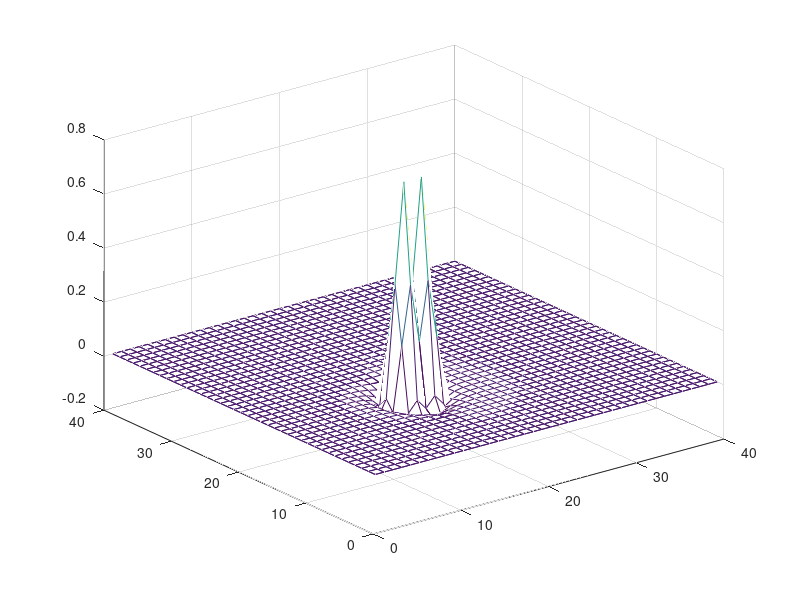
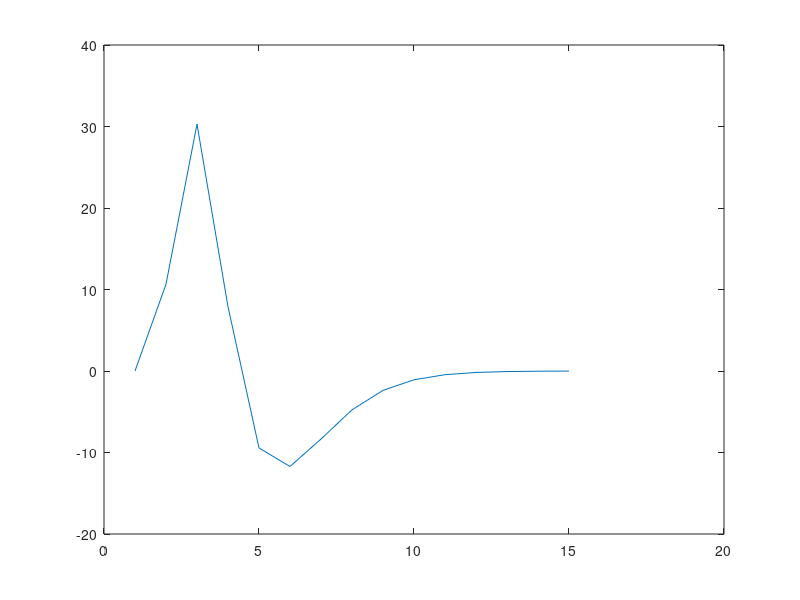

Reproduce these figures in MATLAB, in order. (Note: this script raises an error after producing the figures.)
%% stimulus: binary BW 1800 s

movie_rate = 30;
T = 1800; % in sec i.e. 30min
movie_size = movie_rate*T;
movie_height = 40;
movie_width = 40;
depth = 15;
movie = rand(movie_height, movie_width, movie_size);
movie(movie<.5) = 0;
movie(movie>=.5) = 1;

%% generate linear filter

x = 1:movie_width;
y = 1:movie_height;
[XX, YY] = meshgrid(x, y);
A1 = 1;
A2 = 0.2;
sigma_c = 1;
sigma_s = 2;
x1 = 15;
y1 = 15;
sf1 = A1*exp(-((XX-x1).^2+(YY-y1).^2)/(2*sigma_c^2)) - A2*exp(-((XX-x1).^2+(YY-y1).^2)/(2*sigma_s^2));
Ds1 = repmat(sf1, [1, 1, 15]);

x2 = 17;
y2 = 15;
sf2 = A1*exp(-((XX-x2).^2+(YY-y2).^2)/(2*sigma_c^2)) - A2*exp(-((XX-x2).^2+(YY-y2).^2)/(2*sigma_s^2));
Ds2 = repmat(sf2, [1, 1, 15]);

figure;
mesh(sf1);
hold on
mesh(sf2);

p1 = 35;
p2 = 15;
tau1 = 2/30;
tau2 = 4/30;
n = 6;
dt = 1/30;
t = 0:dt:0.5;
t = t(1:depth);

tf = zeros(1, 1, depth);
tf(1, 1, :) = p1*(t/tau1).^n.*exp(-n*(t/tau1-1)) - p2*(t/tau2).^n.*exp(-n*(t/tau2-1));
Dt = repmat(tf, [movie_width movie_height 1]);

figure
plot(squeeze(tf))

D1 = Ds1.*Dt;
D2 = Ds2.*Dt;

%% generate response
D1r = zeros(movie_width, movie_height, depth);
for i = 1:depth
    D1r(:, :, i) = D1(:, :, depth+1-i);
end

n = movie_size-depth+1;
r1 = zeros(1, n);
for i = 1:n
    r_temp = movie(:, :, i:i+depth-1).*D1r;
    r1(i) = sum(r_temp(:));
end
r1(r1<0) = 0; % add non-linearity



D2r = zeros(movie_width, movie_height, depth);
for i = 1:15
    D2r(:, :, i) = D2(:, :, depth+1-i);
end

r2 = zeros(1, n);
for i = 1:n
    r_temp = movie(:, :, i:i+depth-1).*D2r;
    r2(i) = sum(r_temp(:));
end
r2(r2<0) = 0; % add non-linearity


%% generate spike trains

dt = 1/900;
N = T/dt;
r1r = repmat(r1, 30, 1);
r1r = reshape(r1r, 1, n*30);
spike1 = r1r*dt>rand(1, n*30);

r2r = repmat(r2, 30, 1);
r2r = reshape(r2r, 1, n*30);
spike2 = r2r*dt>rand(1, n*30);

frame_id1 = ceil(find(spike1 == 1)/30)+depth-1;
frame_id2 = ceil(find(spike2 == 1)/30)+depth-1;

spike_time1 = find(spike1 == 1)*dt;
spike_time2 = find(spike2 == 1)*dt;


%% calculate one-cell-sta

sts1 = zeros(movie_width, movie_height, length(frame_id1), depth);
for m = 1:depth
    sts1(:, :, :, m) = movie(:, :, frame_id1-15+m);
end
sta1 = mean(sts1, 3);
sta1 = sta1-mean(sta1(:));

sts2 = zeros(movie_width, movie_height, length(frame_id2), depth);
for m = 1:depth
    sts2(:, :, :, m) = movie(:, :, frame_id2-15+m);
end
sta2 = mean(sts2, 3);
sta2 = sta2-mean(sta2(:));

% figure;
% for h = 1:depth
%     colormap gray
%     imagesc(sta1(:, :, 1, h));
%     pause
% end


%% calculate two-cell-sta
interval = 0.03;
train_size = length(spike_time1);
T = [];
for i = 1:train_size
    p = find(spike_time2<spike_time1(i)+interval & spike_time2>spike_time1(i)-interval);
    if isempty(p) == 0;
       for j = 1: length(p);
           t = min(spike_time1(i), spike_time2(p(j)));
           T = [T; t];               
       end
                              
    end
end
T = sort(T);
delta = T(2:end) - T(1:end-1);
delta(delta ~= 0) = 1;
delta = [1; delta];
T = T.*delta;
T(T == 0) = [];

frame_id = ceil(T*movie_rate)+depth-1;
sts = zeros(movie_width, movie_height, length(frame_id), depth);
for m = 1:depth
    sts(:, :, :, m) = movie(:, :, frame_id-15+m);
end
sta = mean(sts, 3);
sta = sta-mean(sta(:));

% figure;
% for h = 1:depth
%     colormap gray
%     imagesc(sta(:, :, 1, h));
%     pause
% end

%% fit sta
opt = struct('fit_surround_amp_scale', true, 'fit_surround_sd_scale', true, 'verbose', true);
sta_temp = fit_sta(sta1, opt);
fit_para1 = zeros(1, 5);
fit_para1(1) = sta_temp.center_point_x;
fit_para1(2) = sta_temp.center_point_y;
fit_para1(3) = sta_temp.center_sd_x;
fit_para1(4) = sta_temp.center_sd_y;
fit_para1(5) = sta_temp.center_rotation_angle;

sta_temp = fit_sta(sta2, opt);
fit_para2 = zeros(1, 5);
fit_para2(1) = sta_temp.center_point_x;
fit_para2(2) = sta_temp.center_point_y;
fit_para2(3) = sta_temp.center_sd_x;
fit_para2(4) = sta_temp.center_sd_y;
fit_para2(5) = sta_temp.center_rotation_angle;

sta_temp = fit_sta(sta, opt);
fit_para = zeros(1, 5);
fit_para(1) = sta_temp.center_point_x;
fit_para(2) = sta_temp.center_point_y;
fit_para(3) = sta_temp.center_sd_x;
fit_para(4) = sta_temp.center_sd_y;
fit_para(5) = sta_temp.center_rotation_angle;

[X1, Y1] = drawEllipse(fit_para1);
[X2, Y2] = drawEllipse(fit_para2);
[X3, Y3] = drawEllipse(fit_para);

figure;
plot(X1, Y1, 'r');
hold on
plot(X2, Y2, 'g');
plot(X3, Y3, 'b');
legend('cell 1', 'cell 2', 'two-cell')
axis([13 19 13 19]);
